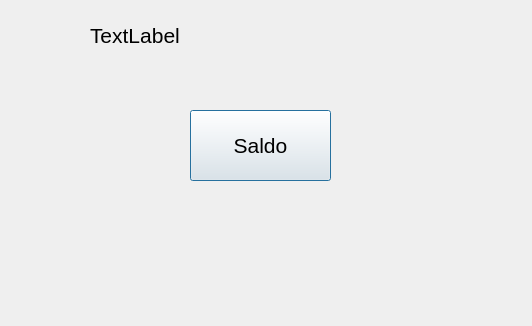
<?xml version="1.0" encoding="UTF-8"?>
<ui version="4.0">
 <class>AccountMenu</class>
 <widget class="QDialog" name="AccountMenu">
  <property name="geometry">
   <rect>
    <x>0</x>
    <y>0</y>
    <width>532</width>
    <height>326</height>
   </rect>
  </property>
  <property name="font">
   <font>
    <pointsize>16</pointsize>
   </font>
  </property>
  <property name="windowTitle">
   <string>Dialog</string>
  </property>
  <widget class="QPushButton" name="btnSaldo">
   <property name="geometry">
    <rect>
     <x>190</x>
     <y>110</y>
     <width>141</width>
     <height>71</height>
    </rect>
   </property>
   <property name="text">
    <string>Saldo</string>
   </property>
  </widget>
  <widget class="QLabel" name="labelInfo">
   <property name="geometry">
    <rect>
     <x>90</x>
     <y>20</y>
     <width>151</width>
     <height>31</height>
    </rect>
   </property>
   <property name="text">
    <string>TextLabel</string>
   </property>
  </widget>
 </widget>
 <resources/>
 <connections/>
</ui>
